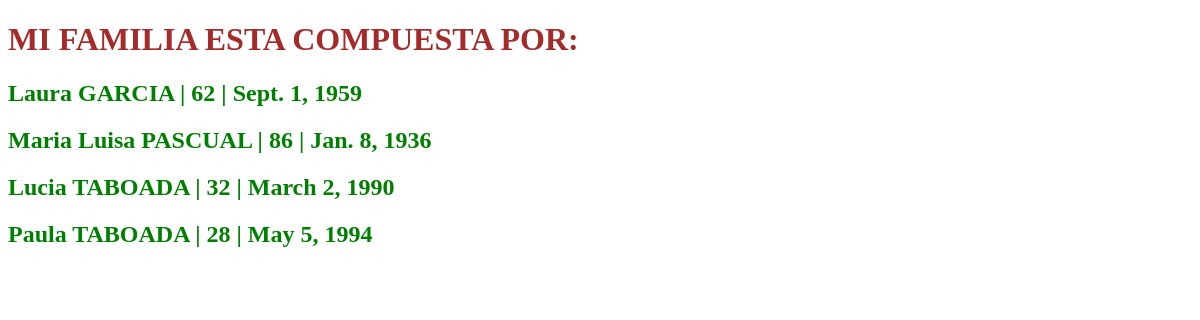
Before: /familia/ with the older database file.
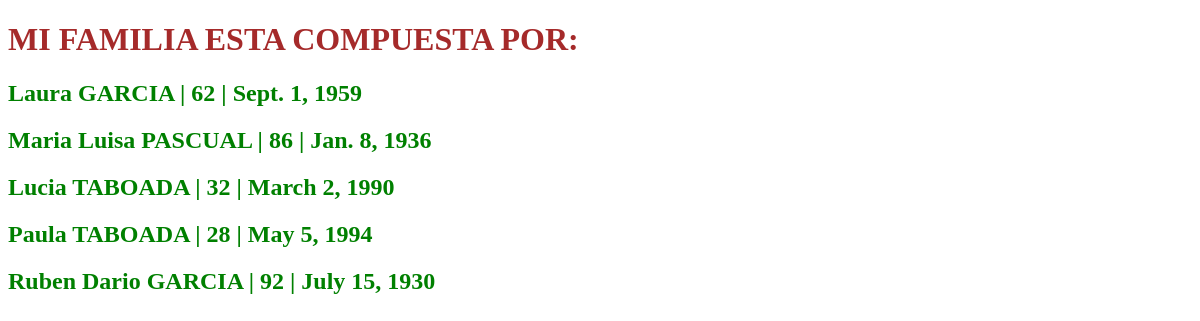
After: the same page with the newer database file.
### familia/models.py (models this page shows)
class mi_familia(models.Model):
    nombre = models.CharField(max_length=20)
    apellido = models.CharField(max_length=20)
    edad = models.IntegerField()
    fecha_nacimiento = models.DateField()

### familia/views.py (the view)
# urls.py: path("familia/", lista_familia),
def lista_familia(request):
    familiares = mi_familia.objects.all()
    return render(request, "listado_familia.html", {"familiares":familiares})

### mis_familiares/templates/listado_familia.html (shortened to what this page needs)
<!DOCTYPE html>
<html lang="en">
<head>
</head>
<body>
  <h1 style="color: brown">MI FAMILIA ESTA COMPUESTA POR:</h1>
    {% for persona in familiares %}
        <h2 style="color: green">{{persona.nombre}} {{persona.apellido.upper}} | {{persona.edad}} | {{persona.fecha_nacimiento}}</h2>
    {% endfor %}
</body>

Changed rows visible on the page:
added mi_familia: nombre "Ruben Dario", apellido "GARCIA", edad "92", fecha_nacimiento "July 15, 1930"
